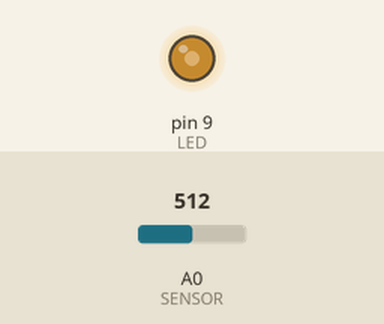
Recording of a sketch running on a simulated Arduino Uno, built with avr-gcc and run on an emulated ATmega328P. On the bench: output pins drawn as LEDs (lit = HIGH). The inputs (shaded band) are chosen by the test bench; at power-on: A0 (SENSOR) = 512.

Above: at 1.2 s.
1.3 s: A0 (SENSOR) set to 716
At 2.5 s:
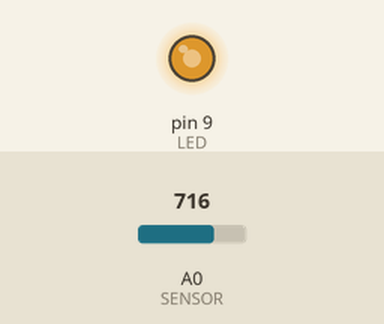
2.8 s: A0 (SENSOR) set to 900
At 3.7 s:
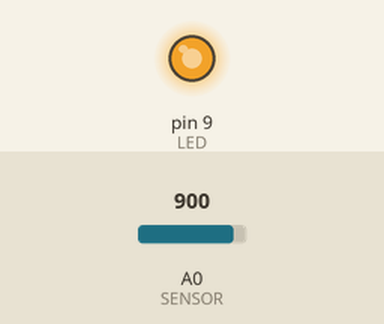
4.3 s: A0 (SENSOR) set to 122
At 4.7 s:
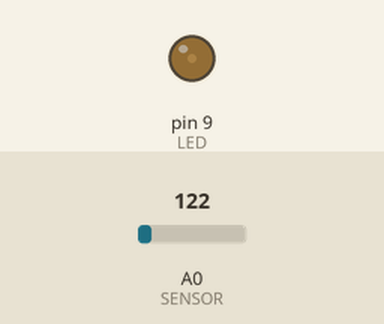
5.8 s: A0 (SENSOR) set to 0
At 6.1 s:
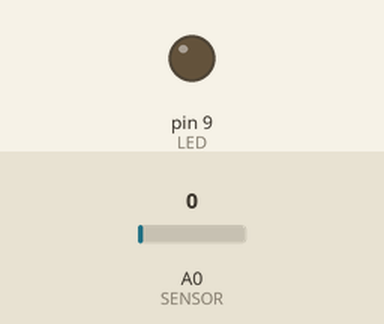
Timing chart, 0 to 8.3 s (numbered marks = the images above; inputs shaded):
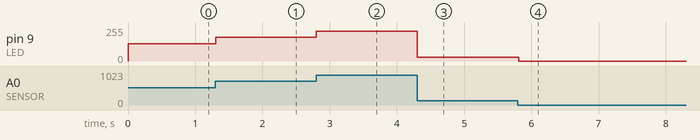

The sketch:

assignment4.ino
```cpp
#include <LiquidCrystal.h>

#define SENSOR 0
#define LED 9

//LCD object

void setup() {
  pinMode(LED, OUTPUT);
}

void loop() {
  int brightness = analogRead(SENSOR);
  analogWrite(LED, brightness/4);
  delay(10);
}
```

Measured:
- after the input at 1.3 s, pin 9 (LED): 128/255 → 179/255 at once
- after the input at 2.8 s, pin 9 (LED): 179/255 → 225/255 at once
- after the input at 4.3 s, pin 9 (LED): 225/255 → 30/255 at once
- after the input at 5.8 s, pin 9 (LED): 30/255 → 0/255 at once
